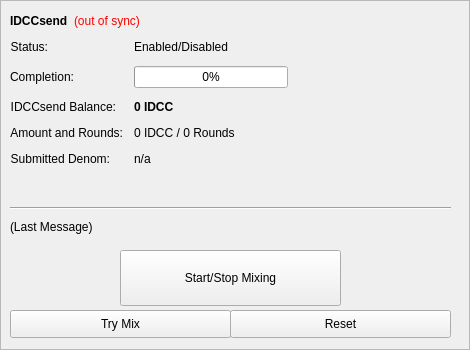
        <widget class="QFrame" name="frameDarksend">
         <property name="minimumSize">
          <size>
           <width>0</width>
           <height>350</height>
          </size>
         </property>
         <property name="layoutDirection">
          <enum>Qt::LeftToRight</enum>
         </property>
         <property name="frameShape">
          <enum>QFrame::StyledPanel</enum>
         </property>
         <property name="frameShadow">
          <enum>QFrame::Raised</enum>
         </property>
         <widget class="QWidget" name="formLayoutWidget">
          <property name="geometry">
           <rect>
            <x>10</x>
            <y>40</y>
            <width>451</width>
            <height>161</height>
           </rect>
          </property>
          <layout class="QFormLayout" name="formLayout">
           <property name="fieldGrowthPolicy">
            <enum>QFormLayout::AllNonFixedFieldsGrow</enum>
           </property>
           <property name="horizontalSpacing">
            <number>11</number>
           </property>
           <property name="verticalSpacing">
            <number>12</number>
           </property>
           <item row="0" column="0">
            <widget class="QLabel" name="darksendEnabledText">
             <property name="text">
              <string>Status:</string>
             </property>
             <property name="alignment">
              <set>Qt::AlignRight|Qt::AlignTrailing|Qt::AlignVCenter</set>
             </property>
            </widget>
           </item>
           <item row="0" column="1">
            <widget class="QLabel" name="darksendEnabled">
             <property name="text">
              <string>Enabled/Disabled</string>
             </property>
            </widget>
           </item>
           <item row="1" column="0">
            <widget class="QLabel" name="labelCompletitionText">
             <property name="text">
              <string>Completion:</string>
             </property>
             <property name="alignment">
              <set>Qt::AlignRight|Qt::AlignTrailing|Qt::AlignVCenter</set>
             </property>
            </widget>
           </item>
           <item row="1" column="1">
            <widget class="QProgressBar" name="darksendProgress">
             <property name="maximumSize">
              <size>
               <width>154</width>
               <height>16777215</height>
              </size>
             </property>
             <property name="value">
              <number>0</number>
             </property>
            </widget>
           </item>
           <item row="2" column="0">
            <widget class="QLabel" name="labelAnonymizedText">
             <property name="text">
              <string>IDCCsend Balance:</string>
             </property>
             <property name="alignment">
              <set>Qt::AlignRight|Qt::AlignTrailing|Qt::AlignVCenter</set>
             </property>
            </widget>
           </item>
           <item row="2" column="1">
            <widget class="QLabel" name="labelAnonymized">
             <property name="font">
              <font>
               <weight>75</weight>
               <bold>true</bold>
              </font>
             </property>
             <property name="text">
              <string notr="true">0 IDCC</string>
             </property>
            </widget>
           </item>
           <item row="3" column="0">
            <widget class="QLabel" name="labelAmountRoundsText">
             <property name="text">
              <string>Amount and Rounds:</string>
             </property>
             <property name="alignment">
              <set>Qt::AlignRight|Qt::AlignTrailing|Qt::AlignVCenter</set>
             </property>
            </widget>
           </item>
           <item row="3" column="1">
            <widget class="QLabel" name="labelAmountRounds">
             <property name="text">
              <string>0 IDCC / 0 Rounds</string>
             </property>
            </widget>
           </item>
           <item row="4" column="0">
            <widget class="QLabel" name="labelSubmittedDenomText">
             <property name="text">
              <string>Submitted Denom:</string>
             </property>
             <property name="alignment">
              <set>Qt::AlignRight|Qt::AlignTrailing|Qt::AlignVCenter</set>
             </property>
            </widget>
           </item>
           <item row="4" column="1">
            <widget class="QLabel" name="labelSubmittedDenom">
             <property name="toolTip">
              <string>The denominations you submitted to the Masternode.&lt;br&gt;To mix, other users must submit the exact same denominations.</string>
             </property>
             <property name="text">
              <string>n/a</string>
             </property>
            </widget>
           </item>
          </layout>
         </widget>
         <widget class="QPushButton" name="runAutoDenom">
          <property name="geometry">
           <rect>
            <x>251</x>
            <y>17</y>
            <width>1</width>
            <height>1</height>
           </rect>
          </property>
          <property name="palette">
           <palette>
            <active>
             <colorrole role="WindowText">
              <brush brushstyle="SolidPattern">
               <color alpha="255">
                <red>0</red>
                <green>0</green>
                <blue>0</blue>
               </color>
              </brush>
             </colorrole>
             <colorrole role="Button">
              <brush brushstyle="SolidPattern">
               <color alpha="255">
                <red>239</red>
                <green>238</green>
                <blue>238</blue>
               </color>
              </brush>
             </colorrole>
             <colorrole role="Light">
              <brush brushstyle="SolidPattern">
               <color alpha="255">
                <red>255</red>
                <green>255</green>
                <blue>255</blue>
               </color>
              </brush>
             </colorrole>
             <colorrole role="Midlight">
              <brush brushstyle="SolidPattern">
               <color alpha="255">
                <red>247</red>
                <green>246</green>
                <blue>246</blue>
               </color>
              </brush>
             </colorrole>
             <colorrole role="Dark">
              <brush brushstyle="SolidPattern">
               <color alpha="255">
                <red>119</red>
                <green>119</green>
                <blue>119</blue>
               </color>
              </brush>
             </colorrole>
             <colorrole role="Mid">
              <brush brushstyle="SolidPattern">
               <color alpha="255">
                <red>159</red>
                <green>159</green>
                <blue>159</blue>
               </color>
              </brush>
             </colorrole>
             <colorrole role="Text">
              <brush brushstyle="SolidPattern">
               <color alpha="255">
                <red>0</red>
                <green>0</green>
                <blue>0</blue>
               </color>
              </brush>
             </colorrole>
             <colorrole role="BrightText">
              <brush brushstyle="SolidPattern">
               <color alpha="255">
                <red>255</red>
                <green>255</green>
                <blue>255</blue>
               </color>
              </brush>
             </colorrole>
             <colorrole role="ButtonText">
              <brush brushstyle="SolidPattern">
               <color alpha="255">
                <red>0</red>
                <green>0</green>
                <blue>0</blue>
               </color>
              </brush>
             </colorrole>
             <colorrole role="Base">
              <brush brushstyle="SolidPattern">
               <color alpha="255">
                <red>255</red>
                <green>255</green>
                <blue>255</blue>
               </color>
              </brush>
             </colorrole>
             <colorrole role="Window">
              <brush brushstyle="SolidPattern">
               <color alpha="255">
                <red>239</red>
                <green>238</green>
                <blue>238</blue>
               </color>
              </brush>
             </colorrole>
             <colorrole role="Shadow">
              <brush brushstyle="SolidPattern">
               <color alpha="255">
                <red>0</red>
                <green>0</green>
                <blue>0</blue>
               </color>
              </brush>
             </colorrole>
             <colorrole role="AlternateBase">
              <brush brushstyle="SolidPattern">
               <color alpha="255">
                <red>247</red>
                <green>246</green>
                <blue>246</blue>
               </color>
              </brush>
             </colorrole>
             <colorrole role="ToolTipBase">
              <brush brushstyle="SolidPattern">
               <color alpha="255">
                <red>255</red>
                <green>255</green>
                <blue>220</blue>
               </color>
              </brush>
             </colorrole>
             <colorrole role="ToolTipText">
              <brush brushstyle="SolidPattern">
               <color alpha="255">
                <red>0</red>
                <green>0</green>
                <blue>0</blue>
               </color>
              </brush>
             </colorrole>
            </active>
            <inactive>
             <colorrole role="WindowText">
              <brush brushstyle="SolidPattern">
               <color alpha="255">
                <red>0</red>
                <green>0</green>
                <blue>0</blue>
               </color>
              </brush>
             </colorrole>
             <colorrole role="Button">
              <brush brushstyle="SolidPattern">
               <color alpha="255">
                <red>239</red>
                <green>238</green>
                <blue>238</blue>
               </color>
              </brush>
             </colorrole>
             <colorrole role="Light">
              <brush brushstyle="SolidPattern">
               <color alpha="255">
                <red>255</red>
                <green>255</green>
                <blue>255</blue>
               </color>
              </brush>
             </colorrole>
             <colorrole role="Midlight">
              <brush brushstyle="SolidPattern">
               <color alpha="255">
                <red>247</red>
                <green>246</green>
                <blue>246</blue>
               </color>
              </brush>
             </colorrole>
             <colorrole role="Dark">
              <brush brushstyle="SolidPattern">
               <color alpha="255">
                <red>119</red>
                <green>119</green>
                <blue>119</blue>
               </color>
              </brush>
             </colorrole>
             <colorrole role="Mid">
              <brush brushstyle="SolidPattern">
               <color alpha="255">
                <red>159</red>
                <green>159</green>
                <blue>159</blue>
               </color>
              </brush>
             </colorrole>
             <colorrole role="Text">
              <brush brushstyle="SolidPattern">
               <color alpha="255">
                <red>0</red>
                <green>0</green>
                <blue>0</blue>
               </color>
              </brush>
             </colorrole>
             <colorrole role="BrightText">
              <brush brushstyle="SolidPattern">
               <color alpha="255">
                <red>255</red>
                <green>255</green>
                <blue>255</blue>
               </color>
              </brush>
             </colorrole>
             <colorrole role="ButtonText">
              <brush brushstyle="SolidPattern">
               <color alpha="255">
                <red>0</red>
                <green>0</green>
                <blue>0</blue>
               </color>
              </brush>
             </colorrole>
             <colorrole role="Base">
              <brush brushstyle="SolidPattern">
               <color alpha="255">
                <red>255</red>
                <green>255</green>
                <blue>255</blue>
               </color>
              </brush>
             </colorrole>
             <colorrole role="Window">
              <brush brushstyle="SolidPattern">
               <color alpha="255">
                <red>239</red>
                <green>238</green>
                <blue>238</blue>
               </color>
              </brush>
             </colorrole>
             <colorrole role="Shadow">
              <brush brushstyle="SolidPattern">
               <color alpha="255">
                <red>0</red>
                <green>0</green>
                <blue>0</blue>
               </color>
              </brush>
             </colorrole>
             <colorrole role="AlternateBase">
              <brush brushstyle="SolidPattern">
               <color alpha="255">
                <red>247</red>
                <green>246</green>
                <blue>246</blue>
               </color>
              </brush>
             </colorrole>
             <colorrole role="ToolTipBase">
              <brush brushstyle="SolidPattern">
               <color alpha="255">
                <red>255</red>
                <green>255</green>
                <blue>220</blue>
               </color>
              </brush>
             </colorrole>
             <colorrole role="ToolTipText">
              <brush brushstyle="SolidPattern">
               <color alpha="255">
                <red>0</red>
                <green>0</green>
                <blue>0</blue>
               </color>
              </brush>
             </colorrole>
            </inactive>
            <disabled>
             <colorrole role="WindowText">
              <brush brushstyle="SolidPattern">
               <color alpha="255">
                <red>119</red>
                <green>119</green>
                <blue>119</blue>
               </color>
              </brush>
             </colorrole>
             <colorrole role="Button">
              <brush brushstyle="SolidPattern">
               <color alpha="255">
                <red>239</red>
                <green>238</green>
                <blue>238</blue>
               </color>
              </brush>
             </colorrole>
             <colorrole role="Light">
              <brush brushstyle="SolidPattern">
               <color alpha="255">
                <red>255</red>
                <green>255</green>
                <blue>255</blue>
               </color>
              </brush>
             </colorrole>
             <colorrole role="Midlight">
              <brush brushstyle="SolidPattern">
               <color alpha="255">
                <red>247</red>
                <green>246</green>
                <blue>246</blue>
               </color>
              </brush>
             </colorrole>
             <colorrole role="Dark">
              <brush brushstyle="SolidPattern">
               <color alpha="255">
                <red>119</red>
                <green>119</green>
                <blue>119</blue>
               </color>
              </brush>
             </colorrole>
             <colorrole role="Mid">
              <brush brushstyle="SolidPattern">
               <color alpha="255">
                <red>159</red>
                <green>159</green>
                <blue>159</blue>
               </color>
              </brush>
             </colorrole>
             <colorrole role="Text">
              <brush brushstyle="SolidPattern">
               <color alpha="255">
                <red>119</red>
                <green>119</green>
                <blue>119</blue>
               </color>
              </brush>
             </colorrole>
             <colorrole role="BrightText">
              <brush brushstyle="SolidPattern">
               <color alpha="255">
                <red>255</red>
                <green>255</green>
                <blue>255</blue>
               </color>
              </brush>
             </colorrole>
             <colorrole role="ButtonText">
              <brush brushstyle="SolidPattern">
               <color alpha="255">
                <red>119</red>
                <green>119</green>
                <blue>119</blue>
               </color>
              </brush>
             </colorrole>
             <colorrole role="Base">
              <brush brushstyle="SolidPattern">
               <color alpha="255">
                <red>239</red>
                <green>238</green>
                <blue>238</blue>
               </color>
              </brush>
             </colorrole>
             <colorrole role="Window">
              <brush brushstyle="SolidPattern">
               <color alpha="255">
                <red>239</red>
                <green>238</green>
                <blue>238</blue>
               </color>
              </brush>
             </colorrole>
             <colorrole role="Shadow">
              <brush brushstyle="SolidPattern">
               <color alpha="255">
                <red>0</red>
                <green>0</green>
                <blue>0</blue>
               </color>
              </brush>
             </colorrole>
             <colorrole role="AlternateBase">
              <brush brushstyle="SolidPattern">
               <color alpha="255">
                <red>239</red>
                <green>238</green>
                <blue>238</blue>
               </color>
              </brush>
             </colorrole>
             <colorrole role="ToolTipBase">
              <brush brushstyle="SolidPattern">
               <color alpha="255">
                <red>255</red>
                <green>255</green>
                <blue>220</blue>
               </color>
              </brush>
             </colorrole>
             <colorrole role="ToolTipText">
              <brush brushstyle="SolidPattern">
               <color alpha="255">
                <red>0</red>
                <green>0</green>
                <blue>0</blue>
               </color>
              </brush>
             </colorrole>
            </disabled>
           </palette>
          </property>
          <property name="focusPolicy">
           <enum>Qt::NoFocus</enum>
          </property>
          <property name="autoFillBackground">
           <bool>true</bool>
          </property>
          <property name="text">
           <string/>
          </property>
          <property name="flat">
           <bool>true</bool>
          </property>
         </widget>
         <widget class="QPushButton" name="toggleDarksend">
          <property name="geometry">
           <rect>
            <x>120</x>
            <y>250</y>
            <width>221</width>
            <height>56</height>
           </rect>
          </property>
          <property name="sizePolicy">
           <sizepolicy hsizetype="MinimumExpanding" vsizetype="Fixed">
            <horstretch>0</horstretch>
            <verstretch>0</verstretch>
           </sizepolicy>
          </property>
          <property name="text">
           <string>Start/Stop Mixing</string>
          </property>
         </widget>
         <widget class="Line" name="lineLastMessage">
          <property name="geometry">
           <rect>
            <x>10</x>
            <y>200</y>
            <width>441</width>
            <height>16</height>
           </rect>
          </property>
          <property name="orientation">
           <enum>Qt::Horizontal</enum>
          </property>
         </widget>
         <widget class="QLabel" name="darkSendStatus">
          <property name="geometry">
           <rect>
            <x>10</x>
            <y>220</y>
            <width>451</width>
            <height>61</height>
           </rect>
          </property>
          <property name="minimumSize">
           <size>
            <width>288</width>
            <height>43</height>
           </size>
          </property>
          <property name="text">
           <string>(Last Message)</string>
          </property>
          <property name="alignment">
           <set>Qt::AlignLeading|Qt::AlignLeft|Qt::AlignTop</set>
          </property>
          <property name="wordWrap">
           <bool>true</bool>
          </property>
         </widget>
         <widget class="QPushButton" name="darksendAuto">
          <property name="geometry">
           <rect>
            <x>10</x>
            <y>310</y>
            <width>221</width>
            <height>28</height>
           </rect>
          </property>
          <property name="sizePolicy">
           <sizepolicy hsizetype="MinimumExpanding" vsizetype="Fixed">
            <horstretch>0</horstretch>
            <verstretch>0</verstretch>
           </sizepolicy>
          </property>
          <property name="toolTip">
           <string>Try to manually submit a IDCCsend request.</string>
          </property>
          <property name="text">
           <string>Try Mix</string>
          </property>
         </widget>
         <widget class="QPushButton" name="darksendReset">
          <property name="geometry">
           <rect>
            <x>230</x>
            <y>310</y>
            <width>221</width>
            <height>28</height>
           </rect>
          </property>
          <property name="sizePolicy">
           <sizepolicy hsizetype="MinimumExpanding" vsizetype="Fixed">
            <horstretch>0</horstretch>
            <verstretch>0</verstretch>
           </sizepolicy>
          </property>
          <property name="toolTip">
           <string>Reset the current status of IDCCsend (can interrupt IDCCsend if it's in the process of Mixing, which can cost you money!)</string>
          </property>
          <property name="autoFillBackground">
           <bool>false</bool>
          </property>
          <property name="text">
           <string>Reset</string>
          </property>
         </widget>
         <widget class="QWidget" name="layoutWidget">
          <property name="geometry">
           <rect>
            <x>10</x>
            <y>10</y>
            <width>431</width>
            <height>22</height>
           </rect>
          </property>
          <layout class="QHBoxLayout" name="horizontalLayout_5">
           <item>
            <widget class="QLabel" name="label_2">
             <property name="font">
              <font>
               <weight>75</weight>
               <bold>true</bold>
              </font>
             </property>
             <property name="text">
              <string>IDCCsend</string>
             </property>
            </widget>
           </item>
           <item>
            <widget class="QLabel" name="labelDarksendSyncStatus">
             <property name="toolTip">
              <string>The displayed information may be out of date. Your wallet automatically synchronizes with the IDCC network after a connection is established, but this process has not completed yet.</string>
             </property>
             <property name="styleSheet">
              <string notr="true">QLabel { color: red; }</string>
             </property>
             <property name="text">
              <string notr="true">(out of sync)</string>
             </property>
             <property name="alignment">
              <set>Qt::AlignLeading|Qt::AlignLeft|Qt::AlignVCenter</set>
             </property>
            </widget>
           </item>
           <item>
            <spacer name="horizontalSpacer_4">
             <property name="orientation">
              <enum>Qt::Horizontal</enum>
             </property>
             <property name="sizeHint" stdset="0">
              <size>
               <width>40</width>
               <height>20</height>
              </size>
             </property>
            </spacer>
           </item>
          </layout>
         </widget>
        </widget>
